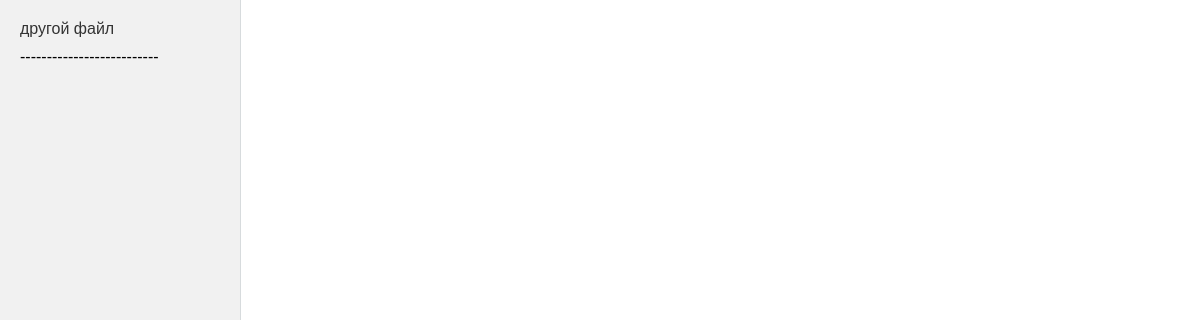
/controllerInfo/, run on an earlier commit of the app's database.
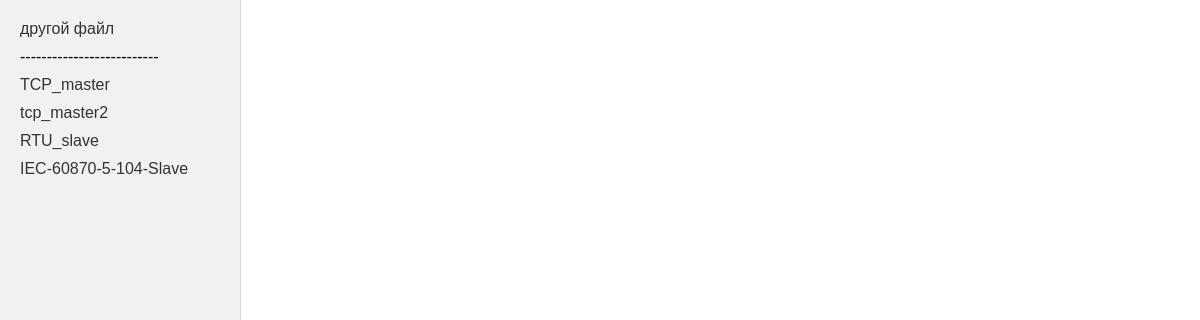
And on a later commit of the database.
### main/models.py (models this page shows)
class ChoicesMixin:
    TrueFalse_Choice = (
        ('true', 'yes'),
        ('false', 'no')
    )
    Loglevel_Choice = (
        ('Trace', 'Trace'),
        ('Debug', 'Debug'),
        ('Info', 'Info'),
        ('Warn', 'Warn'),
        ('Error', 'Error'),
        ('Off', 'Off')
    )
    Speed_Choice = (
        ('s1200', '1200'),
        ('s2400', '2400'),
        ('s4800', '4800'),
        ('s9600', '9600'),
        ('s19200', '19200'),
        ('s38400', '38400'),
        ('s57600', '57600'),
        ('s115200', '115200')
    )
    Partity_Choice = (
        ('None', 'None'),
        ('Odd', 'Odd'),
        ('Even', 'Even'),
        ('Mark', 'Mark'),
        ('Space', 'Space')
    )
    StopBits_Choice = (
        ('One', 'One'),
        ('One5', 'One5'),
        ('Two', 'Two')
    )
    DataBits_Choice = (
        ('Seven', '7'),
        ('Eight', '8')
    )
    FilterChoice = (
        ('None', 'None'),
        ('Partial', 'Partial'),
        ('Full', 'Full')
    )
    TimeSyncFormatChoice = (
        ('UTC', 'UTC'),
        ('Localtime', 'Localtime')
    )

class ModbusikMasterTCP(ChoicesMixin, models.Model):
    Ip = models.CharField(max_length=15)
    Port = models.CharField(max_length=20)
    Read_timeout = models.CharField(max_length=20)
    Pause = models.CharField(max_length=20)
    Station_Address = models.CharField(max_length=20)
    Reconnect = models.IntegerField()
    NumberOfReconnections = models.IntegerField()
    Allowed_errors = models.IntegerField()
    LogLevel = models.CharField(max_length=20, choices=ChoicesMixin.Loglevel_Choice)
    Autorun = models.CharField(max_length=20, choices=ChoicesMixin.TrueFalse_Choice)
    Name_ID = models.CharField(max_length=255, default='null', null=True)
    Sector = models.CharField(max_length=255, default='null', null=True, blank=True)
    Read_registers = models.CharField(max_length=255, default='null', null=True, blank=True)
    Write_registers = models.CharField(max_length=255, default='null', null=True, blank=True)
    Endpoints = models.CharField(max_length=255, default='null', null=True, blank=True)
    def __str__(self):
        return "ModbusikMasterTCP"

class ModbusSlaveRTU(ChoicesMixin, models.Model):
    Port = models.CharField(max_length=20)
    Address = models.IntegerField()
    Speed = models.CharField(max_length=20, choices=ChoicesMixin.Speed_Choice)
    Parity = models.CharField(max_length=20, choices=ChoicesMixin.Partity_Choice)
    Stop_bits = models.CharField(max_length=20, choices=ChoicesMixin.StopBits_Choice)
    Data_bits = models.CharField(max_length=20, choices=ChoicesMixin.DataBits_Choice)
    Number_of_reconnections = models.IntegerField()
    Write_messages_in_log = models.CharField(max_length=20, choices=ChoicesMixin.TrueFalse_Choice)
    Autorun = models.CharField(max_length=20, choices=ChoicesMixin.TrueFalse_Choice)
    Name_ID = models.CharField(max_length=255, default='null', null=True)
    Sector = models.CharField(max_length=255, default='null', null=True, blank=True)
    Count = models.CharField(max_length=255, blank=True)
    Registers = models.CharField(max_length=255, default='null', null=True, blank=True)
    Registers_type = models.CharField(max_length=255, default='null', null=True, blank=True)
    def __str__(self):
        return "ModbusSlaveRTU"

class IEC_60870_5_104_Slave(ChoicesMixin, models.Model):
    Port = models.CharField(max_length=20)
    AnswerTimeout = models.IntegerField()
    InfoTimeout = models.IntegerField()
    Downtime = models.IntegerField()
    W = models.IntegerField()
    K = models.IntegerField()
    MaxConnectionCount = models.IntegerField()
    QueueSize = models.IntegerField()
    Filter = models.CharField(max_length=20, choices=ChoicesMixin.FilterChoice)
    LogLevel = models.CharField(max_length=20, choices=ChoicesMixin.Loglevel_Choice)
    Autorun = models.CharField(max_length=20, choices=ChoicesMixin.TrueFalse_Choice)
    Name_ID = models.CharField(max_length=255, default='null', null=True)
    Sector = models.CharField(max_length=255, default='null', null=True, blank=True)
    Name = models.CharField(max_length=255, blank=True)
    ASDU = models.IntegerField(null=True, blank=True)
    Address = models.IntegerField(null=True, blank=True)
    Count = models.IntegerField(null=True, blank=True)
    Type = models.CharField(max_length=255, blank=True)
    Groups = models.CharField(max_length=255, blank=True)
    Cause_of_transmission = models.CharField(max_length=255, blank=True)
    IOA = models.IntegerField(null=True, blank=True)
    Range = models.IntegerField(null=True, blank=True)
    Type_send = models.CharField(max_length=255, blank=True)
    Description = models.CharField(max_length=255, default='null', null=True, blank=True)
    Data = models.CharField(max_length=255, default='null', null=True, blank=True)
    Command = models.CharField(max_length=255, default='null', null=True, blank=True)
    Files = models.CharField(max_length=255, default='null', null=True, blank=True)
    def __str__(self):
        return "IEC_60870_5_104_Slave"

### main/views.py (the view)
# urls.py: path('controllerInfo/', viewBlocks, name="blockview"),    # http://127.0.0.1:8000/main/controllerInfo   # path('controllerInfo/<str:nameModel>/', edit_my_model, name='edit_my_model'),
def viewBlocks(request):
    object_list = [ModbusSlaveTCP.objects.all(), ModbusikMasterTCP.objects.all(),
                   ModbusSlaveRTU.objects.all(), ModbusikMasterRTU.objects.all(),
                   IEC_60870_5_104_Slave.objects.all(), IEC_60870_5_104_Master.objects.all()]
    listInfo = request.session.get('mypath')
    nameModel = request.GET.get('item')
    name_id = request.GET.get('Name_ID')
    model_form_mapping = {
        "IEC_60870_5_104_Master": (IEC_Master_Form, IEC_60870_5_104_Master),
        "IEC_60870_5_104_Slave": (IEC_Slave_Form, IEC_60870_5_104_Slave),
        "ModbusikMasterRTU": (ModbusikMasterRTU_Form, ModbusikMasterRTU),
        "ModbusSlaveRTU": (ModbusSlaveRTU_Form, ModbusSlaveRTU),
        "ModbusikMasterTCP": (ModbusikMasterTCP_Form, ModbusikMasterTCP),
        "ModbusSlaveTCP": (ModbusSlaveTCP_Form, ModbusSlaveTCP),
    }
    if nameModel in model_form_mapping:
        form_class, model_class = model_form_mapping[nameModel]
        current_model = model_class.objects.get(Name_ID=name_id)
        if request.method == "POST":
            form = form_class(request.POST, instance=current_model)
            try:
                '''Сохранение данных в GACK'''
                form.save()
                '''Создание промежуточной папки'''
                listInfo1 = listInfo.replace('\\', '/')
                l_arr = listInfo1.split('/')
                l_arr.pop()
                l_arr[0] += '\\'
                temp_dir = tempfile.TemporaryDirectory()
                folder_path = temp_dir.name
                fantasy_zip = zipfile.ZipFile(listInfo)
                fantasy_zip.extractall(folder_path)
                fantasy_zip.close()
                '''Изменение промежуточного xml-файла'''
                path = os.path.join(folder_path, 'xsystem.xml')
                write_GACSECTOR(path)
                messages.success(request, 'данные изменены!')
                hash_file_path = os.path.join(folder_path, "hash.txt")
                if os.path.exists(hash_file_path):
                    os.remove(hash_file_path)
                '''Сохранение в gack'''
                zip_path = listInfo  # путь к архиву, который нужно создать
                zipf = zipfile.ZipFile(zip_path, 'w', zipfile.ZIP_DEFLATED)
                for root, dirs, files in os.walk(folder_path):
                    for file in files:
                        file_path = os.path.join(root, file)
                        zipf.write(file_path, os.path.relpath(file_path, folder_path))
                zipf.close()
                temp_dir.cleanup()
            except Exception as e:
                print(e)
                form.add_error(None, 'ошибка сохранения')
        else:
            form = form_class(instance=current_model)
    else:
        form = None
    context = {
        "object_list": object_list,
        "form": form,
        "nameModel": nameModel,
        "name_id": name_id
    }
    return render(request, "main/mainpage.html", context)

### main/templates/main/mainpage.html (shortened to what this page needs)
{% load static %}
<!DOCTYPE html>
<html>
    <head>
        <link type="text/css" href="{% static 'css/style.css' %}" rel="stylesheet" />
    </head>
    <body>
    <div class="sidebar">
        <ul>
            <li><a href="/">другой файл</a></li>
            <li>--------------------------</li>
            {% for obj in object_list %}
                {% for item in obj %}
                    <li><a href="{% url 'blockview' %}?item={{ item }}&Name_ID={{ item.Name_ID|urlencode }}">
                        {{ item.Name_ID }}
                    </a></li>
                {% endfor %}
            {% endfor %}
        </ul>
    </div>
    <div class="content">
    </div>
    </body>
</html>

What changed in the data, as far as the page shows it:
added ModbusikMasterTCP: Name_ID "TCP_master"
added ModbusikMasterTCP: Name_ID "tcp_master2"
added ModbusSlaveRTU: Name_ID "RTU_slave"
added IEC_60870_5_104_Slave: Name_ID "IEC-60870-5-104-Slave"
